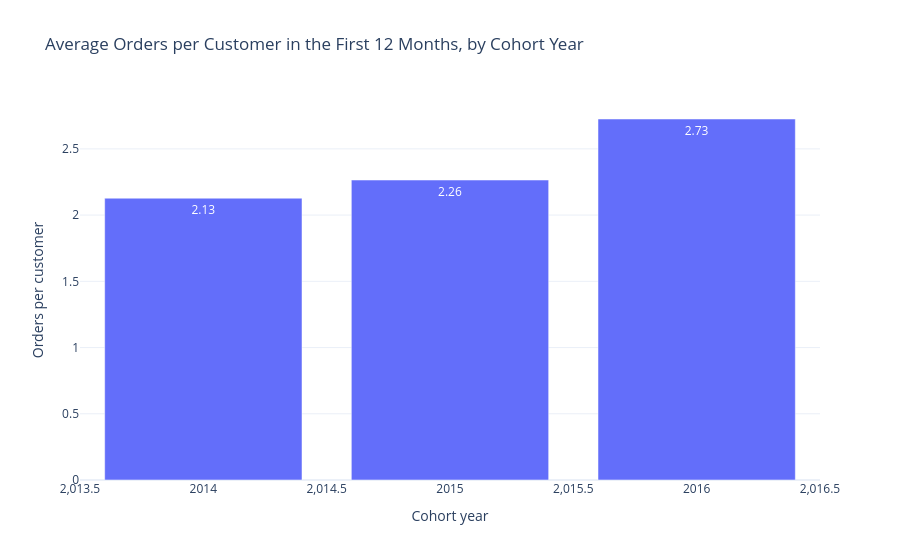

Notebook code for this chart:
### Markdown cell above
## 5. Which cohorts repeat the most?
To compare cohorts fairly, we look at the **first 12 months** after each customer's first purchase, using only cohorts with at least 12 months of data.

### Code cell
eligible = df[df["cohort_month"] <= last_month - 11]
first12 = eligible[eligible["period"] <= 11]
per_cust = first12.groupby(["cohort_year", "customer_id"]).agg(orders=("order_id", "nunique"),
                                                                sales=("sales", "sum")).reset_index()
first_year = per_cust.groupby("cohort_year").agg(customers=("customer_id", "count"),
                                                  avg_orders_first_12m=("orders", "mean"),
                                                  avg_sales_first_12m=("sales", "mean")).reset_index()
display(first_year)

fig_fy = px.bar(first_year, x="cohort_year", y="avg_orders_first_12m", text_auto=".2f",
                title="Average Orders per Customer in the First 12 Months, by Cohort Year",
                labels={"cohort_year": "Cohort year", "avg_orders_first_12m": "Orders per customer"})
fig_fy.show()

returned = df[(df.period >= 1) & (df.period <= 12)].customer_id.unique()
elig_customers = df[df["cohort_month"] <= last_month - 12].customer_id.unique()
share = len(set(returned) & set(elig_customers)) / len(elig_customers) * 100
print(f"Customers (with 12+ months of data) who ordered again in a later month within 12 months: {share:.1f}%")

### Figure 1 — Plotly figure (JSON) as saved in the notebook; plotly's stock layout.template omitted (floating-point values rounded to 4 significant figures)
{"data": [{"hovertemplate": "Cohort year=%{x}<br>Orders per customer=%{y}<extra></extra>", "legendgroup": "", "marker": {"color": "#636efa", "pattern": {"shape": ""}}, "name": "", "orientation": "v", "showlegend": false, "textposition": "auto", "texttemplate": "%{y:.2f}", "type": "bar", "x": [2014, 2015, 2016], "xaxis": "x", "y": [2.128, 2.265, 2.725], "yaxis": "y"}], "layout": {"barmode": "relative", "legend": {"tracegroupgap": 0}, "title": {"text": "Average Orders per Customer in the First 12 Months, by Cohort Year"}, "xaxis": {"anchor": "y", "domain": [0, 1], "title": {"text": "Cohort year"}}, "yaxis": {"anchor": "x", "domain": [0, 1], "title": {"text": "Orders per customer"}}}}
